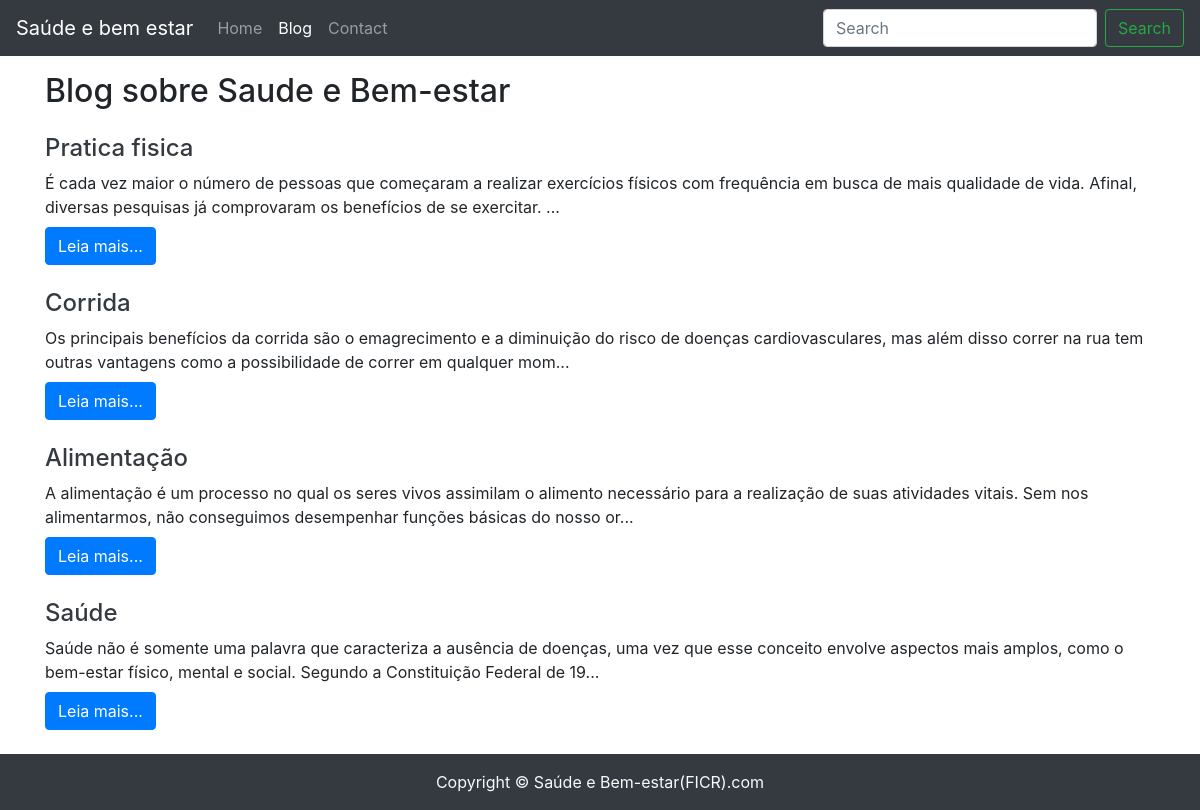
Screenshot of /blog/ with the database file from the repository.
### blog/models.py (models this page shows, shortened)
class Blog(models.Model):
    sno = models.AutoField(primary_key=True)
    title = models.CharField(max_length=200)
    content = models.TextField()
    slug = models.CharField(max_length=100)
    time = models.DateTimeField(auto_now_add=True)
    class Contato(models.Model):
        sno = models.AutoField(primary_key=True)
        name = models.CharField(max_length=50)
        email = models.CharField(max_length=50)
        numero = models.CharField(max_length=12)
        desc = models.TextField()
        time = models.DateTimeField(auto_now_add=True)

### blog/views.py (the view)
# urls.py: 2. Add a URL to urlpatterns:  path('blog/', include('blog.urls'))
def blog(request):
    blogs = Blog.objects.all()
    context = {'blogs' : blogs}
    return render(request, 'bloghome.html', context)

### templates/bloghome.html (shortened to what this page needs)
{% extends 'base.html' %}
{% block blogactive %}active{% endblock blogactive %}
{% block body %}
<div class="container">
<h2 class="my-3"> Blog sobre Saude e Bem-estar</h2>
{% for blog in blogs %}
<div class="my-4">
    <h4 class="mt-0 text-dark"> <a href="/blogpost/{{blog.slug}}" class="text-dark"> {{blog.title}}</a> </h4>
    <div class="my-2">
        {{blog.content|slice:205}}...
    </div>
  <a href="/blogpost/{{blog.slug}}" class="text-dark"> <button class="btn btn-primary">Leia mais...</button></a>
</div>
{% endfor %}
</div>
{% endblock body %}

### templates/base.html (shortened to what this page needs)
<!doctype html>
<html lang="en">
  <head>
    <link rel="stylesheet" href="https://cdn.jsdelivr.net/npm/bootstrap@4.5.3/dist/css/bootstrap.min.css">
  </head>
  <body>
    <nav class="navbar navbar-expand-lg navbar-dark bg-dark">
  <a class="navbar-brand" href="/">Saúde e bem estar</a>
  <div class="collapse navbar-collapse" id="navbarSupportedContent">
    <ul class="navbar-nav mr-auto">
      <li class="nav-item {% block homeactive %}{% endblock homeactive %}">
        <a class="nav-link" href="/">Home <span class="sr-only">(current)</span></a>
      </li>
      <li class="nav-item {% block blogactive %}{% endblock blogactive %}">
        <a class="nav-link" href="/blog">Blog</a>
      </li>
     <li class="nav-item {% block contactactive %}{% endblock contactactive %}">
        <a class="nav-link" href="/contact">Contact</a>
    </ul>
    <form action="/search" method="get" class="form-inline my-2 my-lg-0">
      <input class="form-control mr-sm-2" type="search" placeholder="Search" aria-label="Search">
      <button class="btn btn-outline-success my-2 my-sm-0" type="submit">Search</button>
    </form>
  </div>
</nav>
    {%block body %}{% endblock body %}
    <footer class="text-center py-3 text-light bg-dark"> Copyright &copy; Saúde e Bem-estar(FICR).com</footer>
  </body>
</html>

### rows the page displays
Blog: title "Pratica fisica", content "É cada vez maior o número de pessoas que começaram a realizar exercícios físicos com frequência em busca de mais qualidade de vida. Afinal, diversas pesquisas já comprovaram os benefícios de se exercitar."
Blog: title "Corrida", content "Os principais benefícios da corrida são o emagrecimento e a diminuição do risco de doenças cardiovasculares, mas além disso correr na rua tem outras vantagens como a possibilidade de correr em qualquer mom"
Blog: title "Alimentação", content "A alimentação é um processo no qual os seres vivos assimilam o alimento necessário para a realização de suas atividades vitais. Sem nos alimentarmos, não conseguimos desempenhar funções básicas do nosso or"
Blog: title "Saúde", content "Saúde não é somente uma palavra que caracteriza a ausência de doenças, uma vez que esse conceito envolve aspectos mais amplos, como o bem-estar físico, mental e social. Segundo a Constituição Federal de 19"
